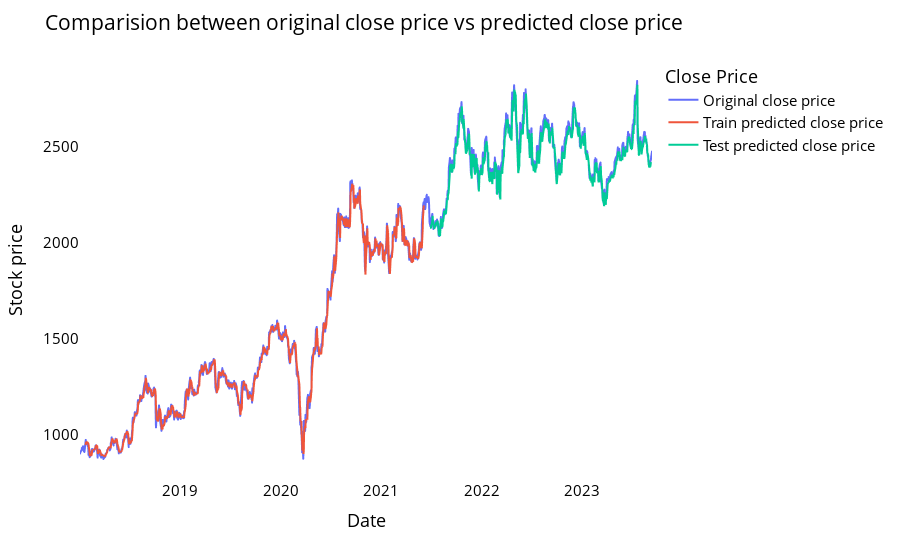

The notebook cell saved with this chart:
### Code cell
# shift train predictions for plotting

look_back=time_step
trainPredictPlot = np.empty_like(closedf)
trainPredictPlot[:, :] = np.nan
trainPredictPlot[look_back:len(train_predict)+look_back, :] = train_predict
print("Train predicted data: ", trainPredictPlot.shape)

# shift test predictions for plotting
testPredictPlot = np.empty_like(closedf)
testPredictPlot[:, :] = np.nan
testPredictPlot[len(train_predict)+(look_back*2)+1:len(closedf)-1, :] = test_predict
print("Test predicted data: ", testPredictPlot.shape)

names = cycle(['Original close price','Train predicted close price','Test predicted close price'])


plotdf = pd.DataFrame({'date': close_stock['Date'],
                       'original_close': close_stock['Close'],
                      'train_predicted_close': trainPredictPlot.reshape(1,-1)[0].tolist(),
                      'test_predicted_close': testPredictPlot.reshape(1,-1)[0].tolist()})

fig = px.line(plotdf,x=plotdf['date'], y=[plotdf['original_close'],plotdf['train_predicted_close'],
                                          plotdf['test_predicted_close']],
              labels={'value':'Stock price','date': 'Date'})
fig.update_layout(title_text='Comparision between original close price vs predicted close price',
                  plot_bgcolor='white', font_size=15, font_color='black', legend_title_text='Close Price')
fig.for_each_trace(lambda t:  t.update(name = next(names)))

fig.update_xaxes(showgrid=False)
fig.update_yaxes(showgrid=False)
fig.show()

### Figure 1 — Plotly figure (JSON) as saved in the notebook; plotly's stock layout.template omitted (floating-point values rounded to 4 significant figures; data arrays with more than 128 entries replaced by an {"elided": "..."} marker saying what was removed)
{"data": [{"hovertemplate": "variable=original_close<br>Date=%{x}<br>Stock price=%{y}<extra></extra>", "legendgroup": "original_close", "line": {"color": "#636efa", "dash": "solid"}, "marker": {"symbol": "circle"}, "mode": "lines", "name": "Original close price", "showlegend": true, "type": "scattergl", "x": {"elided": "1407 str values"}, "xaxis": "x", "y": {"elided": "1407 float values"}, "yaxis": "y"}, {"hovertemplate": "variable=train_predicted_close<br>Date=%{x}<br>Stock price=%{y}<extra></extra>", "legendgroup": "train_predicted_close", "line": {"color": "#EF553B", "dash": "solid"}, "marker": {"symbol": "circle"}, "mode": "lines", "name": "Train predicted close price", "showlegend": true, "type": "scattergl", "x": {"elided": "1407 str values"}, "xaxis": "x", "y": {"elided": "1407 float values"}, "yaxis": "y"}, {"hovertemplate": "variable=test_predicted_close<br>Date=%{x}<br>Stock price=%{y}<extra></extra>", "legendgroup": "test_predicted_close", "line": {"color": "#00cc96", "dash": "solid"}, "marker": {"symbol": "circle"}, "mode": "lines", "name": "Test predicted close price", "showlegend": true, "type": "scattergl", "x": {"elided": "1407 str values"}, "xaxis": "x", "y": {"elided": "1407 float values"}, "yaxis": "y"}], "layout": {"font": {"color": "black", "size": 15}, "legend": {"title": {"text": "Close Price"}, "tracegroupgap": 0}, "margin": {"t": 60}, "plot_bgcolor": "white", "title": {"text": "Comparision between original close price vs predicted close price"}, "xaxis": {"anchor": "y", "domain": [0, 1], "showgrid": false, "title": {"text": "Date"}}, "yaxis": {"anchor": "x", "domain": [0, 1], "showgrid": false, "title": {"text": "Stock price"}}}}
